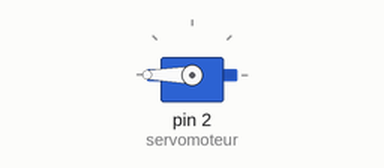
Simulated run of this sketch. Board: Arduino Uno, built with avr-gcc and run on an emulated ATmega328P. Shown: servo.

Above: at 0.05 s.
Timing chart, 0 to 3.0 s (numbered marks = the images above):
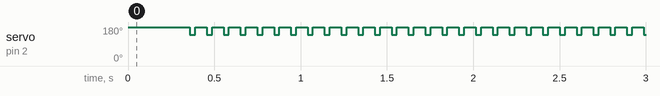

The sketch:

servo.ino
```cpp
#include <Servo.h>

Servo servomoteur;
int posMoteur = 0;

void setup()
{
  Serial.begin(9600);
  servomoteur.attach(2); // mettre le numéro de la pin que t'as choisi sur l'arduino

}

void loop()
{
  int i = 0;

  while (i <= 360)
  {
    servomoteur.write(i);
    delayMicroseconds(2500); // là ou tu changes le délais pour caller avec l'appareil photo
    i += 20;
  }

}
```

Measured:
- by itself, servo on pin 2 (servomoteur): alternates 180° for 0.07 s and 140° for 0.03 s
